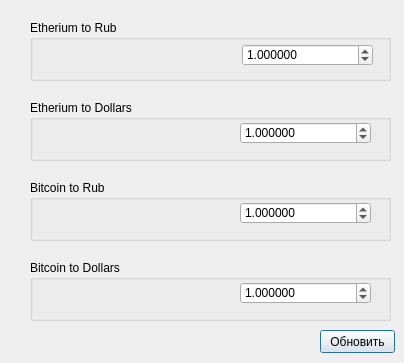
<?xml version="1.0" encoding="UTF-8"?>
<ui version="4.0">
 <class>dialog</class>
 <widget class="QDialog" name="dialog">
  <property name="geometry">
   <rect>
    <x>0</x>
    <y>0</y>
    <width>404</width>
    <height>363</height>
   </rect>
  </property>
  <property name="windowTitle">
   <string>Курс валют</string>
  </property>
  <widget class="QGroupBox" name="eth_dollar">
   <property name="geometry">
    <rect>
     <x>30</x>
     <y>100</y>
     <width>361</width>
     <height>61</height>
    </rect>
   </property>
   <property name="title">
    <string>Etherium to Dollars</string>
   </property>
   <widget class="QLabel" name="eth_dollars_course">
    <property name="geometry">
     <rect>
      <x>30</x>
      <y>26</y>
      <width>161</width>
      <height>20</height>
     </rect>
    </property>
    <property name="text">
     <string/>
    </property>
   </widget>
   <widget class="QDoubleSpinBox" name="eth_dol_value">
    <property name="geometry">
     <rect>
      <x>210</x>
      <y>22</y>
      <width>131</width>
      <height>22</height>
     </rect>
    </property>
    <property name="cursor">
     <cursorShape>ArrowCursor</cursorShape>
    </property>
    <property name="layoutDirection">
     <enum>Qt::LeftToRight</enum>
    </property>
    <property name="buttonSymbols">
     <enum>QAbstractSpinBox::UpDownArrows</enum>
    </property>
    <property name="accelerated">
     <bool>false</bool>
    </property>
    <property name="decimals">
     <number>6</number>
    </property>
    <property name="value">
     <double>1.000000000000000</double>
    </property>
   </widget>
  </widget>
  <widget class="QGroupBox" name="eth_rub">
   <property name="geometry">
    <rect>
     <x>30</x>
     <y>20</y>
     <width>361</width>
     <height>61</height>
    </rect>
   </property>
   <property name="title">
    <string>Etherium to Rub</string>
   </property>
   <widget class="QLabel" name="eth_rub_course">
    <property name="geometry">
     <rect>
      <x>30</x>
      <y>25</y>
      <width>161</width>
      <height>21</height>
     </rect>
    </property>
    <property name="text">
     <string/>
    </property>
   </widget>
   <widget class="QDoubleSpinBox" name="eth_rub_value">
    <property name="geometry">
     <rect>
      <x>212</x>
      <y>24</y>
      <width>131</width>
      <height>22</height>
     </rect>
    </property>
    <property name="cursor">
     <cursorShape>ArrowCursor</cursorShape>
    </property>
    <property name="layoutDirection">
     <enum>Qt::LeftToRight</enum>
    </property>
    <property name="buttonSymbols">
     <enum>QAbstractSpinBox::UpDownArrows</enum>
    </property>
    <property name="accelerated">
     <bool>false</bool>
    </property>
    <property name="decimals">
     <number>6</number>
    </property>
    <property name="value">
     <double>1.000000000000000</double>
    </property>
   </widget>
  </widget>
  <widget class="QGroupBox" name="bit_dollar">
   <property name="geometry">
    <rect>
     <x>30</x>
     <y>260</y>
     <width>361</width>
     <height>61</height>
    </rect>
   </property>
   <property name="title">
    <string>Bitcoin to Dollars</string>
   </property>
   <widget class="QLabel" name="bicoin_dollars_course">
    <property name="geometry">
     <rect>
      <x>30</x>
      <y>25</y>
      <width>161</width>
      <height>21</height>
     </rect>
    </property>
    <property name="text">
     <string/>
    </property>
   </widget>
   <widget class="QDoubleSpinBox" name="bitcoin_dol_value">
    <property name="geometry">
     <rect>
      <x>210</x>
      <y>22</y>
      <width>131</width>
      <height>22</height>
     </rect>
    </property>
    <property name="cursor">
     <cursorShape>ArrowCursor</cursorShape>
    </property>
    <property name="layoutDirection">
     <enum>Qt::LeftToRight</enum>
    </property>
    <property name="buttonSymbols">
     <enum>QAbstractSpinBox::UpDownArrows</enum>
    </property>
    <property name="accelerated">
     <bool>false</bool>
    </property>
    <property name="decimals">
     <number>6</number>
    </property>
    <property name="value">
     <double>1.000000000000000</double>
    </property>
   </widget>
  </widget>
  <widget class="QGroupBox" name="bit_rub">
   <property name="geometry">
    <rect>
     <x>30</x>
     <y>180</y>
     <width>361</width>
     <height>61</height>
    </rect>
   </property>
   <property name="title">
    <string>Bitcoin to Rub</string>
   </property>
   <widget class="QLabel" name="bicoin_rub_course">
    <property name="geometry">
     <rect>
      <x>30</x>
      <y>25</y>
      <width>161</width>
      <height>21</height>
     </rect>
    </property>
    <property name="text">
     <string/>
    </property>
   </widget>
   <widget class="QDoubleSpinBox" name="bitcoin_rub_value">
    <property name="geometry">
     <rect>
      <x>210</x>
      <y>22</y>
      <width>131</width>
      <height>22</height>
     </rect>
    </property>
    <property name="cursor">
     <cursorShape>ArrowCursor</cursorShape>
    </property>
    <property name="layoutDirection">
     <enum>Qt::LeftToRight</enum>
    </property>
    <property name="buttonSymbols">
     <enum>QAbstractSpinBox::UpDownArrows</enum>
    </property>
    <property name="accelerated">
     <bool>false</bool>
    </property>
    <property name="decimals">
     <number>6</number>
    </property>
    <property name="value">
     <double>1.000000000000000</double>
    </property>
   </widget>
  </widget>
  <widget class="QPushButton" name="refresh">
   <property name="geometry">
    <rect>
     <x>320</x>
     <y>330</y>
     <width>75</width>
     <height>23</height>
    </rect>
   </property>
   <property name="text">
    <string>Обновить</string>
   </property>
  </widget>
 </widget>
 <resources/>
 <connections/>
</ui>
